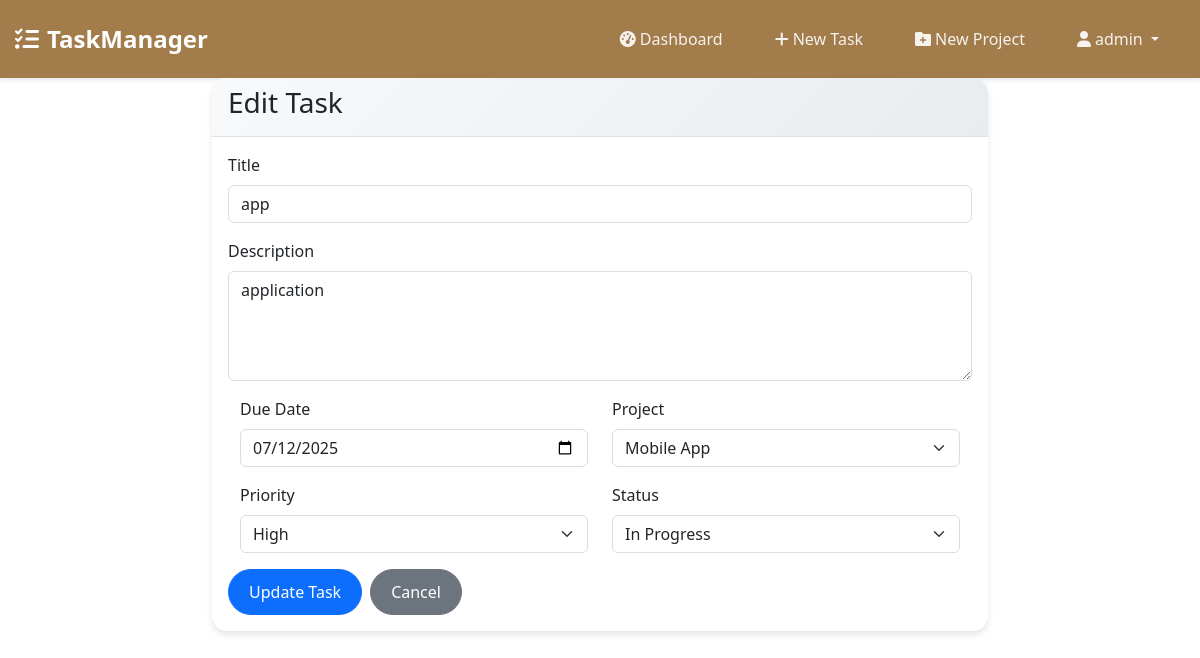
/edit-task/4/ (signed in), run on the app's committed database.
### tasks/models.py (models this page shows, shortened)
class Task(models.Model):
    PRIORITY_CHOICES = [
        ('low', 'Low'),
        ('medium', 'Medium'),
        ('high', 'High'),
    ]
    STATUS_CHOICES = [
        ('pending', 'Pending'),
        ('in_progress', 'In Progress'),
        ('completed', 'Completed'),
    ]
    title = models.CharField(max_length=200)
    description = models.TextField()
    due_date = models.DateField()
    priority = models.CharField(max_length=10, choices=PRIORITY_CHOICES, default='medium')
    status = models.CharField(max_length=20, choices=STATUS_CHOICES, default='pending')
    project = models.ForeignKey(Project, on_delete=models.CASCADE)
    created_by = models.ForeignKey(User, on_delete=models.CASCADE)
    created_at = models.DateTimeField(auto_now_add=True)

### tasks/views.py (the view)
# urls.py: path('edit-task/<int:task_id>/', views.edit_task, name='edit_task'),
@login_required
def edit_task(request, task_id):
    task = get_object_or_404(Task, id=task_id)
    if not request.user.is_superuser and task.created_by != request.user:
        messages.error(request, 'No permission!')
        return redirect('dashboard')
    if request.method == 'POST':
        form = TaskForm(request.POST, instance=task)
        if form.is_valid():
            form.save()
            messages.success(request, 'Task updated!')
            return redirect('dashboard')
    else:
        form = TaskForm(instance=task)
    return render(request, 'edit_task.html', {'form': form, 'task': task})

### tasks/forms.py
class TaskForm(forms.ModelForm):
    class Meta:
        model = Task
        fields = ['title', 'description', 'due_date', 'priority', 'status', 'project']
        widgets = {
            'due_date': forms.DateInput(attrs={'type': 'date', 'class': 'form-control'}),
            'description': forms.Textarea(attrs={'rows': 4, 'class': 'form-control'}),
            'title': forms.TextInput(attrs={'class': 'form-control'}),
            'priority': forms.Select(attrs={'class': 'form-select'}),
            'status': forms.Select(attrs={'class': 'form-select'}),
            'project': forms.Select(attrs={'class': 'form-select'}),
        }

### tasks/models.py (called while the page is built)
    def __str__(self):
        return self.name

### templates/edit_task.html (shortened to what this page needs)
{% extends 'base.html' %}
{% block content %}
<div class="row justify-content-center">
    <div class="col-md-8">
        <div class="card">
            <div class="card-header">
                <h3>Edit Task</h3>
            </div>
            <div class="card-body">
                <form method="post">
                    <div class="mb-3">
                        <label class="form-label">Title</label>
                        {{ form.title }}
                    </div>
                    <div class="mb-3">
                        <label class="form-label">Description</label>
                        {{ form.description }}
                    </div>
                    <div class="row">
                        <div class="col-md-6">
                            <div class="mb-3">
                                <label class="form-label">Due Date</label>
                                {{ form.due_date }}
                            </div>
                        </div>
                        <div class="col-md-6">
                            <div class="mb-3">
                                <label class="form-label">Project</label>
                                {{ form.project }}
                            </div>
                        </div>
                    </div>
                    <div class="row">
                        <div class="col-md-6">
                            <div class="mb-3">
                                <label class="form-label">Priority</label>
                                {{ form.priority }}
                            </div>
                        </div>
                        <div class="col-md-6">
                            <div class="mb-3">
                                <label class="form-label">Status</label>
                                {{ form.status }}
                            </div>
                        </div>
                    </div>
                    <div class="d-flex gap-2">
                        <button type="submit" class="btn btn-primary">Update Task</button>
                        <a href="{% url 'dashboard' %}" class="btn btn-secondary">Cancel</a>
                    </div>
                </form>
            </div>
        </div>
    </div>
</div>
{% endblock %}

### templates/base.html (shortened to what this page needs)
<!DOCTYPE html>
<html lang="en">
<head>
    <link href="https://cdn.jsdelivr.net/npm/bootstrap@5.1.3/dist/css/bootstrap.min.css" rel="stylesheet">
    <link href="https://cdnjs.cloudflare.com/ajax/libs/font-awesome/6.0.0/css/all.min.css" rel="stylesheet">
</head>
<body>
    <nav class="navbar navbar-expand-lg navbar-dark">
        <div class="container">
            <a class="navbar-brand" href="{% url 'home' %}">
                <i class="fas fa-tasks me-2"></i>TaskManager
            </a>
            <div class="collapse navbar-collapse" id="navbarNav">
                <ul class="navbar-nav ms-auto">
                    {% if user.is_authenticated %}
                        <li class="nav-item">
                            <a class="nav-link" href="{% url 'dashboard' %}">
                                <i class="fas fa-tachometer-alt me-1"></i>Dashboard
                            </a>
                        </li>
                        <li class="nav-item">
                            <a class="nav-link" href="{% url 'create_task' %}">
                                <i class="fas fa-plus me-1"></i>New Task
                            </a>
                        </li>
                        {% if user.is_superuser %}
                            <li class="nav-item">
                                <a class="nav-link" href="{% url 'create_project' %}">
                                    <i class="fas fa-folder-plus me-1"></i>New Project
                                </a>
                            </li>
                        {% endif %}
                        <li class="nav-item dropdown">
                            <a class="nav-link dropdown-toggle" href="#" id="navbarDropdown" role="button" data-bs-toggle="dropdown">
                                <i class="fas fa-user me-1"></i>{{ user.username }}
                            </a>
                        </li>
                    {% endif %}
                </ul>
            </div>
        </div>
    </nav>
    <main>
        {% block content %}
        {% endblock %}
    </main>
</body>
</html>

### templates/base.html (style rules this page uses)
html, body { overflow-x: hidden; max-width: 100%; }
.container { max-width: 100%; padding-left: 15px; padding-right: 15px; }
.row { margin-left: 0; margin-right: 0; }
.navbar { background: #a27c4b !important; box-shadow: 0 2px 4px rgba(0,0,0,0.1); padding: 1rem 0; }
.navbar-brand { font-weight: bold; font-size: 1.5rem; color: white !important; }
.navbar-nav .nav-link { color: rgba(255,255,255,0.9) !important; font-weight: 500; margin: 0 10px; padding: 8px 16px !important; border-radius: 20px; transition: all 0.3s ease; }
.form-control, .form-select { border-radius: 0.375rem; margin-bottom: 10px; border: 1px solid #ddd; }
.card { border-radius: 15px; box-shadow: 0 4px 6px rgba(0, 0, 0, 0.1); margin-bottom: 20px; border: none; }
.card-header { background: linear-gradient(135deg, #f8f9fa 0%, #e9ecef 100%); border-bottom: 1px solid #dee2e6; border-radius: 15px 15px 0 0 !important; font-weight: 600; }
.btn { border-radius: 25px; font-weight: 500; padding: 10px 20px; transition: all 0.3s ease; }

### data on the page
Task: title "app", description "application", due_date "07/12/2025", project "Mobile App", priority "High", status "In Progress"

### other printed values
{{ user.username }} "admin"
